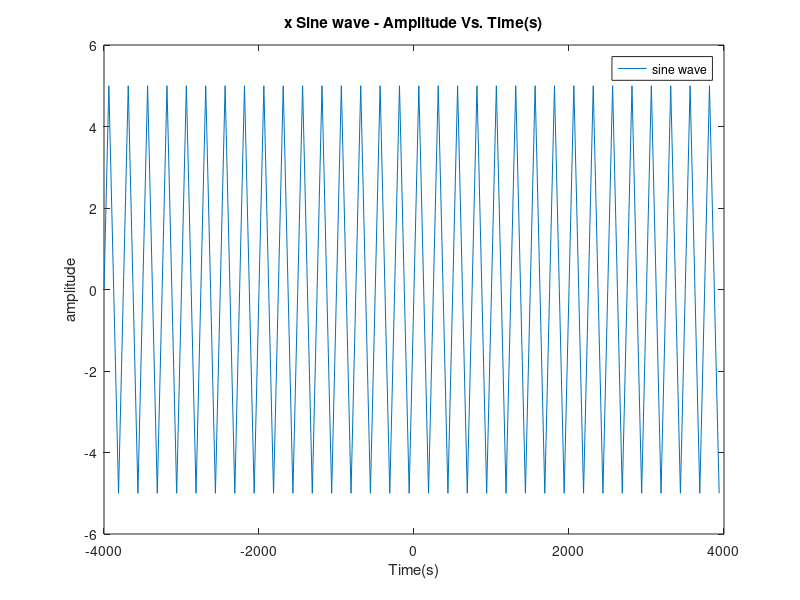
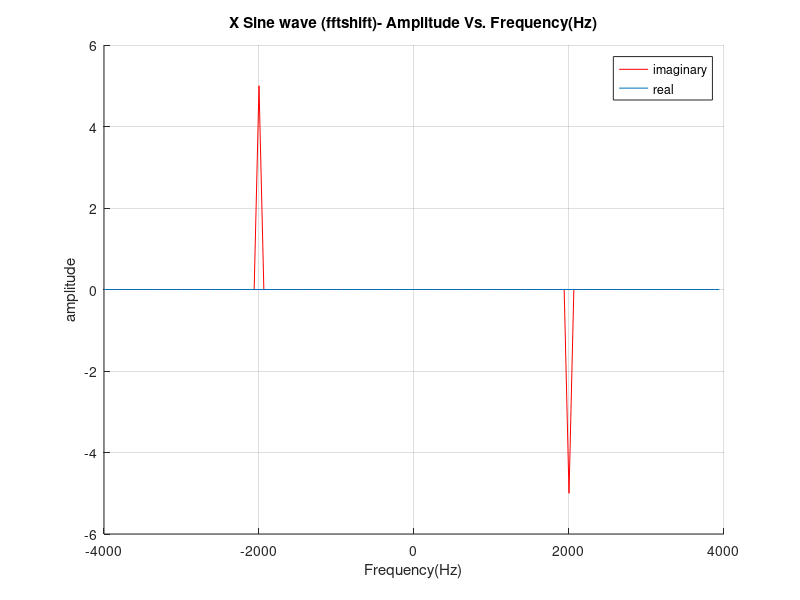
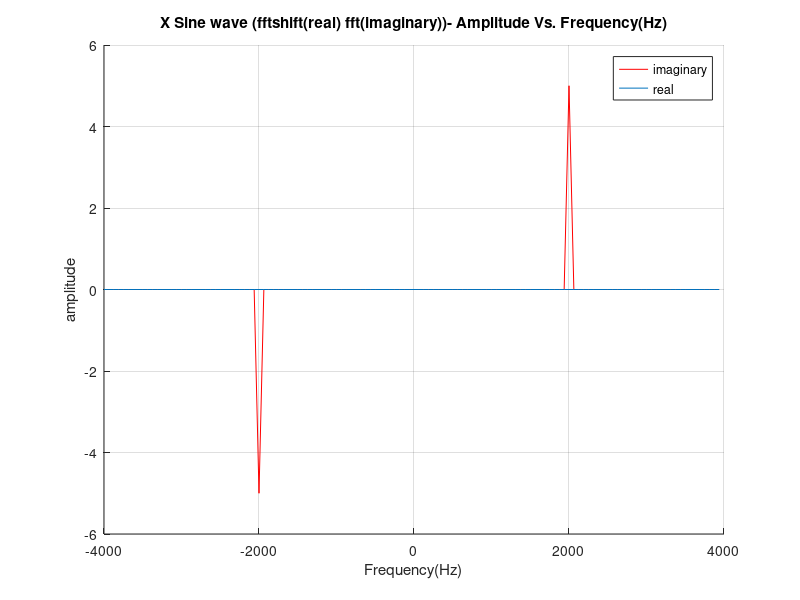
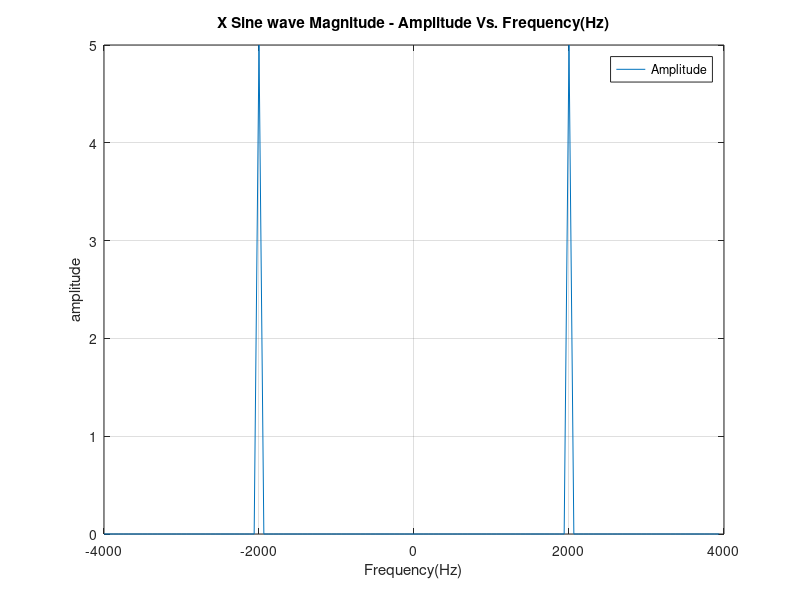

These figures' MATLAB source, in order:
%Assignment 1 - Basic Signal Processing with Matlab
%Exercise 3:
%.m file fft_test
%Student name: Paul Doherty
%Student Number: 10387129

close all                        %command to close all figures before running code

f = 2000;                        %define variable f to set frequency to 2kHz
fs = 8000;                       %define variable fs to set sampling frequency to 8kHz
A = 5.0;                         %define variable A to set amplitude to 5.0
k = [0:128-1];                   %variable to create vector to sample sinewave (time value)
x = A*sin(2*pi*(f/fs)*k);        %creates sinewave and assigns it variable x
N=128;
freq = [-(N/2):(N/2)-1]*(fs/N);  %scales the X-axis appropiately to frequency
plot(freq,x)
xlabel('Time(s)')                                %labels x axis
ylabel('amplitude')                              %labels y axis
title('x Sine wave - Amplitude Vs. Time(s)')      %labels title
legend('sine wave');                             %creates legend for graph

figure;                          %allows next figure to be printed to screen whilst holding previous figures on screen

X = fft(x)/(N/2);                 %computes fast fourier transform (fft) of x and assigns it to variable X
X(1:10)                          %prints first ten comonents of X to screen
Xshift = fftshift(X);            %Gets fftshift of X and assigns it to variable Xshift

hold on                                 %tells Matlab to hold figure so next plot can be added to same figure
plot(freq,imag(Xshift),'r')             %plots imaginary values only of 'Xshift' in a red colour
plot(freq,real(Xshift))                 %plots real values only of 'Xshift'
grid on                                 %command to turn on grid
xlabel('Frequency(Hz)')                 %labels x axis
ylabel('amplitude')                     %labels y axis
title('X Sine wave (fftshift)- Amplitude Vs. Frequency(Hz)') %labels title
legend('imaginary','real');             %creates legend for graph

figure;

hold on
plot(freq,imag(X),'r')                  %plots imaginary values only of 'X' in a red colour
plot(freq,real(Xshift))                 %plots real values only of 'Xshift'
grid on                                 %command to turn on grid
xlabel('Frequency(Hz)')                 %labels x axis
ylabel('amplitude')                     %labels y axis
title('X Sine wave (fftshift(real) fft(imaginary))- Amplitude Vs. Frequency(Hz)') %labels title
legend('imaginary','real');             %creates legend for graph


figure;

plot(freq,abs(Xshift))              %plots magnitude of 'X' 
grid on                             %command to turn on grid
xlabel('Frequency(Hz)')             %labels x axis
ylabel('amplitude')                 %labels y axis
title('X Sine wave Magnitude - Amplitude Vs. Frequency(Hz)') %label title for graph
legend('Amplitude');                %creates legend for graph